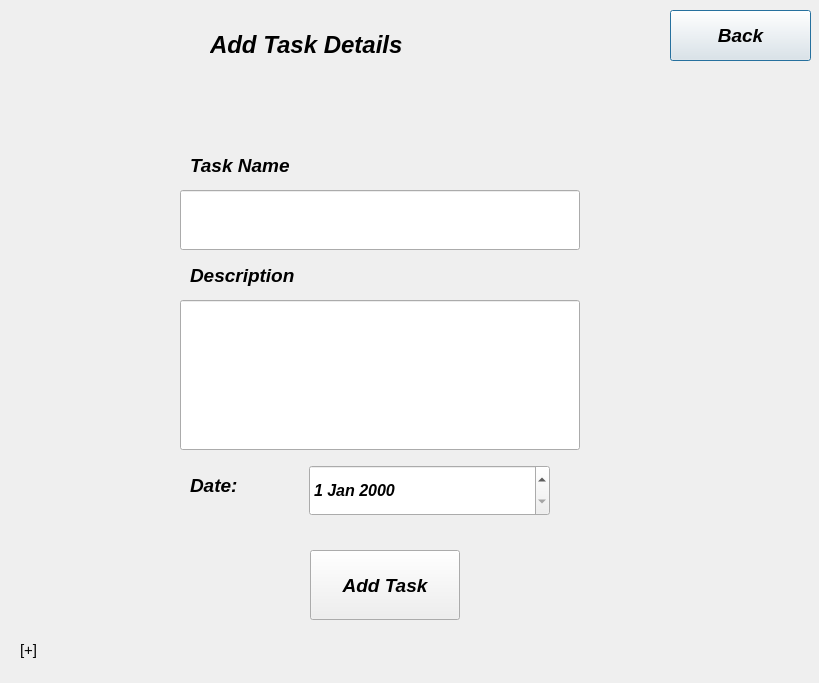
<?xml version="1.0" encoding="UTF-8"?>
<ui version="4.0">
 <class>AddTask</class>
 <widget class="QDialog" name="AddTask">
  <property name="geometry">
   <rect>
    <x>0</x>
    <y>0</y>
    <width>819</width>
    <height>683</height>
   </rect>
  </property>
  <property name="windowTitle">
   <string>Dialog</string>
  </property>
  <widget class="QPushButton" name="BackButton">
   <property name="geometry">
    <rect>
     <x>670</x>
     <y>10</y>
     <width>141</width>
     <height>51</height>
    </rect>
   </property>
   <property name="maximumSize">
    <size>
     <width>150</width>
     <height>70</height>
    </size>
   </property>
   <property name="font">
    <font>
     <pointsize>14</pointsize>
     <italic>true</italic>
     <bold>true</bold>
    </font>
   </property>
   <property name="text">
    <string>Back</string>
   </property>
  </widget>
  <widget class="QLabel" name="addTaskMessageLabel">
   <property name="geometry">
    <rect>
     <x>210</x>
     <y>10</y>
     <width>300</width>
     <height>70</height>
    </rect>
   </property>
   <property name="maximumSize">
    <size>
     <width>300</width>
     <height>70</height>
    </size>
   </property>
   <property name="font">
    <font>
     <pointsize>18</pointsize>
     <italic>true</italic>
     <bold>true</bold>
    </font>
   </property>
   <property name="text">
    <string>Add Task Details</string>
   </property>
  </widget>
  <widget class="QLabel" name="DescriptionLabel">
   <property name="geometry">
    <rect>
     <x>190</x>
     <y>250</y>
     <width>150</width>
     <height>51</height>
    </rect>
   </property>
   <property name="maximumSize">
    <size>
     <width>150</width>
     <height>70</height>
    </size>
   </property>
   <property name="font">
    <font>
     <pointsize>14</pointsize>
     <italic>true</italic>
     <bold>true</bold>
    </font>
   </property>
   <property name="text">
    <string>Description</string>
   </property>
  </widget>
  <widget class="QLabel" name="taskNameLabel">
   <property name="geometry">
    <rect>
     <x>190</x>
     <y>130</y>
     <width>150</width>
     <height>70</height>
    </rect>
   </property>
   <property name="maximumSize">
    <size>
     <width>150</width>
     <height>70</height>
    </size>
   </property>
   <property name="font">
    <font>
     <pointsize>14</pointsize>
     <italic>true</italic>
     <bold>true</bold>
    </font>
   </property>
   <property name="text">
    <string>Task Name</string>
   </property>
  </widget>
  <widget class="QLabel" name="DateLabel">
   <property name="geometry">
    <rect>
     <x>190</x>
     <y>460</y>
     <width>91</width>
     <height>51</height>
    </rect>
   </property>
   <property name="maximumSize">
    <size>
     <width>150</width>
     <height>70</height>
    </size>
   </property>
   <property name="font">
    <font>
     <pointsize>14</pointsize>
     <italic>true</italic>
     <bold>true</bold>
    </font>
   </property>
   <property name="text">
    <string>Date:</string>
   </property>
  </widget>
  <widget class="QDateEdit" name="datepicker">
   <property name="geometry">
    <rect>
     <x>309</x>
     <y>465</y>
     <width>241</width>
     <height>51</height>
    </rect>
   </property>
   <property name="font">
    <font>
     <pointsize>12</pointsize>
     <italic>true</italic>
     <bold>true</bold>
    </font>
   </property>
  </widget>
  <widget class="QPushButton" name="AddTaskButton">
   <property name="geometry">
    <rect>
     <x>310</x>
     <y>550</y>
     <width>150</width>
     <height>70</height>
    </rect>
   </property>
   <property name="maximumSize">
    <size>
     <width>150</width>
     <height>70</height>
    </size>
   </property>
   <property name="font">
    <font>
     <pointsize>14</pointsize>
     <italic>true</italic>
     <bold>true</bold>
    </font>
   </property>
   <property name="text">
    <string>Add Task</string>
   </property>
  </widget>
  <widget class="QLabel" name="connectionMessageLabel">
   <property name="geometry">
    <rect>
     <x>20</x>
     <y>640</y>
     <width>200</width>
     <height>20</height>
    </rect>
   </property>
   <property name="maximumSize">
    <size>
     <width>200</width>
     <height>20</height>
    </size>
   </property>
   <property name="font">
    <font>
     <pointsize>11</pointsize>
    </font>
   </property>
   <property name="text">
    <string>[+]</string>
   </property>
  </widget>
  <widget class="QLineEdit" name="TaskNameLineEdit">
   <property name="geometry">
    <rect>
     <x>180</x>
     <y>190</y>
     <width>400</width>
     <height>60</height>
    </rect>
   </property>
   <property name="maximumSize">
    <size>
     <width>400</width>
     <height>60</height>
    </size>
   </property>
   <property name="font">
    <font>
     <pointsize>13</pointsize>
     <italic>true</italic>
     <bold>true</bold>
    </font>
   </property>
  </widget>
  <widget class="QLineEdit" name="DescriptionLineEdit">
   <property name="geometry">
    <rect>
     <x>180</x>
     <y>300</y>
     <width>400</width>
     <height>150</height>
    </rect>
   </property>
   <property name="maximumSize">
    <size>
     <width>400</width>
     <height>150</height>
    </size>
   </property>
   <property name="font">
    <font>
     <pointsize>13</pointsize>
     <italic>true</italic>
     <bold>true</bold>
    </font>
   </property>
  </widget>
  <widget class="QLabel" name="successfullMessageLabel">
   <property name="geometry">
    <rect>
     <x>130</x>
     <y>100</y>
     <width>400</width>
     <height>25</height>
    </rect>
   </property>
   <property name="maximumSize">
    <size>
     <width>400</width>
     <height>25</height>
    </size>
   </property>
   <property name="font">
    <font>
     <pointsize>11</pointsize>
    </font>
   </property>
   <property name="text">
    <string/>
   </property>
  </widget>
 </widget>
 <resources/>
 <connections/>
</ui>
